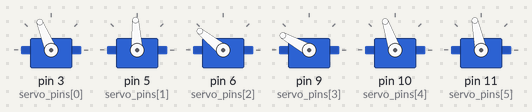
A sketch run on a simulated Arduino Uno, built with avr-gcc and run on an emulated ATmega328P. Parts: 6 × servo. What the sketch prints to the serial monitor is not drawn.

Above: at 22.37 s.
At 25.46 s:
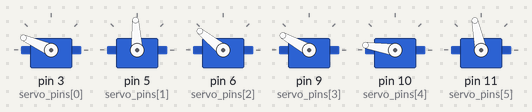
At 25.91 s:
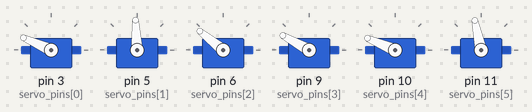
At 28.08 s:
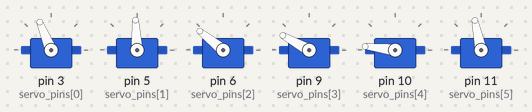
At 28.7 s:
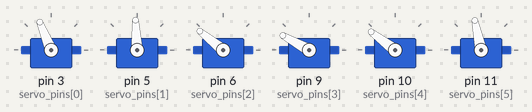
At 29.08 s:
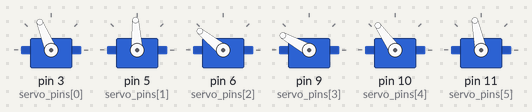
Timing chart, 0 to 30.9 s (numbered marks = the images above):
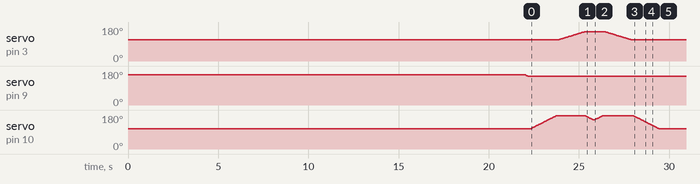

The sketch:

Test_Kinematics_sep29.ino
```cpp
#include <Arduino.h>
#include <Servo.h>

// Timing variables for testing state transitions
unsigned long lastStateChangeTime = 0;
const unsigned long stateChangeInterval = 5000;  // Change emotion every 20 seconds

// Servos
Servo body;
Servo headPan;
Servo headTilt;
Servo shoulder;
Servo elbow;
Servo gripper;

//Init position of all servos
const int servo_pins[] = {3, 5, 6, 9, 10, 11};

const int pos_init[] = {1700, 1500, 2000, 2200, 1650, 1600};
int curr_pos[6];
int new_servo_val[6];

const int pos_min[] = {560, 550, 950, 750, 550, 550};
const int pos_max[] = {2330, 2340, 2400, 2200, 2400, 2150};

const int pos_move[] = {2200, 1500, 2000, 1100, 2300, 1600};

// Variables for FSM and emotions
enum Emotion {HAPPY, DANCY, TALKING, BORED};  // States for FSM
Emotion currentEmotion = BORED;              // Default state

// Servo update functions (modularized for each servo)
void servo_body_ex(const int new_pos) {
  int diff, steps, now, CurrPwm, NewPwm, delta = 6;
  now = curr_pos[0];
  CurrPwm = now;
  NewPwm = new_pos;
  diff = (NewPwm - CurrPwm) / abs(NewPwm - CurrPwm);
  steps = abs(NewPwm - CurrPwm);
  delay(10);

  for (int i = 0; i < steps; i += delta) {
    now = now + delta * diff;
    body.writeMicroseconds(now);
    delay(20);
  }
  curr_pos[0] = now;
  delay(10);
}

void servo_neck_pan(const int new_pos) {
  int diff, steps, now, CurrPwm, NewPwm, delta = 6;
  now = curr_pos[1];
  CurrPwm = now;
  NewPwm = new_pos;
  diff = (NewPwm - CurrPwm) / abs(NewPwm - CurrPwm);
  steps = abs(NewPwm - CurrPwm);
  delay(10);

  for (int i = 0; i < steps; i += delta) {
    now = now + delta * diff;
    headPan.writeMicroseconds(now);
    delay(20);
  }
  curr_pos[1] = now;
  delay(10);
}

void servo_neck_tilt(const int new_pos) {

  int diff, steps, now, CurrPwm, NewPwm, delta = 6;

  //current servo value
  now = curr_pos[2];
  CurrPwm = now;
  NewPwm = new_pos;

  /* determine interation "diff" from old to new position */
  diff = (NewPwm - CurrPwm)/abs(NewPwm - CurrPwm); // Should return +1 if NewPwm is bigger than CurrPwm, -1 otherwise.
  steps = abs(NewPwm - CurrPwm);
  delay(10);

  for (int i = 0; i < steps; i += delta) {
    now = now + delta*diff;
    headTilt.writeMicroseconds(now);
    delay(20);
  }
  curr_pos[2] = now;
  delay(10);
}

void servo_shoulder(const int new_pos) {

  int diff, steps, now, CurrPwm, NewPwm, delta = 10;

  //current servo value
  now = curr_pos[3];
  CurrPwm = now;
  NewPwm = new_pos;

  /* determine interation "diff" from old to new position */
  diff = (NewPwm - CurrPwm)/abs(NewPwm - CurrPwm); // Should return +1 if NewPwm is bigger than CurrPwm, -1 otherwise.
  steps = abs(NewPwm - CurrPwm);
  delay(10);

  for (int i = 0; i < steps; i += delta) {
    now = now + delta*diff;
    shoulder.writeMicroseconds(now);
    delay(20);
  }
  curr_pos[3] = now;
  delay(10);
}

void servo_elbow(const int new_pos) {

  int diff, steps, now, CurrPwm, NewPwm, delta = 10;

  //current servo value
  now = curr_pos[4];
  CurrPwm = now;
  NewPwm = new_pos;

  /* determine interation "diff" from old to new position */
  diff = (NewPwm - CurrPwm)/abs(NewPwm - CurrPwm); // Should return +1 if NewPwm is bigger than CurrPwm, -1 otherwise.
  steps = abs(NewPwm - CurrPwm);
  delay(10);

  for (int i = 0; i < steps; i += delta) {
    now = now + delta*diff;
    elbow.writeMicroseconds(now);
    delay(20);
  }
  curr_pos[4] = now;
  delay(10);
}

void servo_gripper_ex(const int new_pos) {

  int diff, steps, now, CurrPwm, NewPwm, delta = 6;

  //current servo value
  now = curr_pos[5];
  CurrPwm = now;
  NewPwm = new_pos;

  /* determine interation "diff" from old to new position */
  diff = (NewPwm - CurrPwm)/abs(NewPwm - CurrPwm); // Should return +1 if NewPwm is bigger than CurrPwm, -1 otherwise.
  steps = abs(NewPwm - CurrPwm);
  delay(10);

  for (int i = 0; i < steps; i += delta) {
    now = now + delta*diff;
    gripper.writeMicroseconds(now);
    delay(20);
  }
  curr_pos[5] = now;
  delay(10);
}

// Wave end-effector motion
void waveEndEffector() {
  servo_shoulder(1000);
  delay(100);
  for(int i = 0; i < 3; i++) {
    servo_elbow(2350);
    delay(100);
    servo_elbow(2150);
    delay(100);
  }
  servo_shoulder(pos_init[3]);
}

void dance(){
  servo_shoulder(1900);
  delay(100);
  for (int j = 0; j < 3; j++){
    servo_elbow(2350);
    delay(100);
    servo_body_ex(750);
    delay(100);
    servo_elbow(pos_init[4]);
    delay(100);
    servo_body_ex(1200);
    delay(100);
    servo_elbow(2350);
    delay(100);
    servo_body_ex(pos_init[0]);
    delay(100);
    servo_elbow(pos_init[4]);
    delay(100);
  }
  servo_shoulder(pos_init[3]);
  delay(100);
}

void boredMovement(){
  servo_neck_pan(1200);
  delay(500);
  servo_neck_pan(pos_init[1]);
  delay(500);
  servo_neck_pan(1800);
  delay(500);
  servo_neck_pan(pos_init[1]);
  delay(500);
  servo_elbow(2350);
  delay(100);
  servo_shoulder(1850);
  delay(100);
  servo_body_ex(1850);
  delay(100);
  servo_gripper_ex(600);
  delay(100);
  servo_elbow(2150);
  delay(100);
  servo_gripper_ex(800);
  delay(100);
  servo_body_ex(700);
  delay(500);
  servo_body_ex(1850);
  delay(100);
  servo_gripper_ex(600);
  delay(100);
  servo_elbow(2350);
  delay(100);
  servo_gripper_ex(pos_init[5]);
  delay(100);
  servo_body_ex(pos_init[0]);
  delay(100);
  servo_elbow(pos_init[4]);
  delay(100);
  servo_shoulder(pos_init[3]);
  delay(100);
}

// Fake button press motion
void pressButton(int posButton) {
  servo_shoulder(2100);
  delay(100);
  servo_elbow(2350);
  delay(100);
  servo_body_ex(posButton);
  servo_elbow(2150);
  delay(100);
  servo_elbow(2350);
  delay(100);
  servo_body_ex(pos_init[0]);
  delay(100);
  servo_elbow(pos_init[4]);
  delay(100);
}

// Happy state: wave end-effector and do fake button press
void happyStateAction() {
  int bodyPos = 2200;
  Serial.println("Switching to Happy playlist");
  pressButton(bodyPos);  // Perform fake button press
  waveEndEffector();  // Perform wave motion
}

// Dancy state: fake button press, more dynamic motion
void dancyStateAction() {
  int bodyPos = 2250;
  Serial.println("Switching to Dancy playlist");
  pressButton(bodyPos);
  dance();
}

// Talking state
void talkingStateAction() {
  int bodyPos = 2150;
  Serial.println("Switching to Talking playlist");
  pressButton(bodyPos);
}

// Bored state
void boredStateAction() {
  int bodyPos = 2100;
  Serial.println("Switching to Bored playlist");
  pressButton(bodyPos);
  boredMovement();
}

// Function to handle state changes
void updateEmotion(String emotionStr) {
  Emotion newEmotion;

  // Map the string to corresponding emotion and handle change
  if (emotionStr == "happy") {
    newEmotion = HAPPY;
  } else if (emotionStr == "dancy") {
    newEmotion = DANCY;
  } else if (emotionStr == "talking") {
    newEmotion = TALKING;
  } else if (emotionStr == "bored") {
    newEmotion = BORED;
  }

  if (currentEmotion != newEmotion){
    currentEmotion = newEmotion;
    // Perform actions based on the new emotion
    switch (currentEmotion) {
      case HAPPY:
        happyStateAction();
        break;
      case DANCY:
        dancyStateAction();
        break;
      case TALKING:
        talkingStateAction();
        break;
      case BORED:
        boredStateAction();
        break;
    }
  }
}

void setup() {
  Serial.begin(57600);  // Start serial communication

  // Attach and initialize servos
  body.attach(servo_pins[0]); body.writeMicroseconds(pos_init[0]);
  headPan.attach(servo_pins[1]); headPan.writeMicroseconds(pos_init[1]);
  headTilt.attach(servo_pins[2]); headTilt.writeMicroseconds(pos_init[2]);
  shoulder.attach(servo_pins[3]); shoulder.writeMicroseconds(pos_init[3]);
  elbow.attach(servo_pins[4]); elbow.writeMicroseconds(pos_init[4]);
  gripper.attach(servo_pins[5]); gripper.writeMicroseconds(pos_init[5]);

  // Initialize current positions
  for (int i = 0; i < 6; i++) {
    curr_pos[i] = pos_init[i];
    new_servo_val[i] = curr_pos[i];
  }

  delay(2000);  // Give time for servos to initialize
}

void loop() {
  // Get the current time
  unsigned long currentTime = millis();

  // Check if it's time to change emotion (every 20 seconds)
  if (currentTime - lastStateChangeTime > stateChangeInterval) {
    lastStateChangeTime = currentTime;

    // Switch to the next emotion
    switch (currentEmotion) {
      case BORED:
        updateEmotion("talking");
        break;
      case TALKING:
        updateEmotion("dancy");
        break;
      case DANCY:
        updateEmotion("happy");
        break;
      case HAPPY:
        updateEmotion("bored");
        break;
    }
  }

  delay(20000);  // Small delay to avoid rapid execution
}
```

Measured:
- by itself, servo on pin 3 (servo_pins[0]): rises from 112° to 156° in 1.5 s, then falls to 112° in 2.6 s
- by itself, servo on pin 9 (servo_pins[3]): moves from 161° to 151° over 0.18 s
